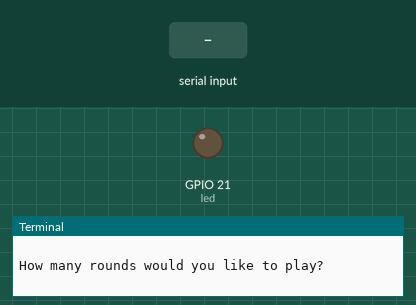
This program was run on a simulated Raspberry Pi (BCM pin numbers). On the bench: output pins drawn as LEDs (lit = HIGH), the last lines printed to the terminal. Dashed ring = blinking. The inputs (shaded band) are chosen by the test bench. Random numbers come from a fixed seed.

Above: at 1.2 s.
1.3 s: "5" typed at the terminal, then Enter
2.8 s: "90" typed at the terminal, then Enter
At 3.4 s:
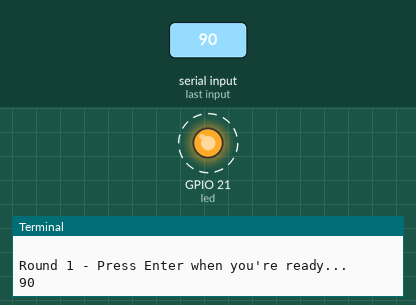
5.8 s: "200" typed at the terminal, then Enter
8.8 s: "1" typed at the terminal, then Enter
At 9.2 s:
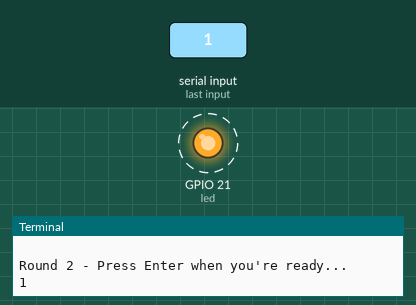
Timing chart, 0 to 12.8 s (numbered marks = the images above; inputs shaded):
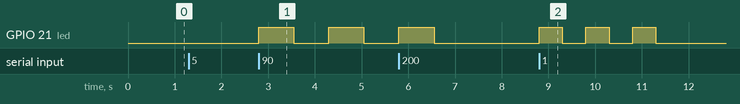

The program:

blink_challenge_game.py
```python
# ==============================================================
#  Techie Track - Blink Challenge Game
# ==============================================================
#  Description : A reaction + memory game using a single LED
#  Hardware    : Raspberry Pi + LED on GPIO 21
#  Gameplay    : LED blinks a random number of times.
#                You guess the number. Score points!
#  Difficulty  : Increases each round with more blinks,
#                faster pace, and higher point values.
# --------------------------------------------------------------
#  Created by  : Dennis McKenzie
#  Version     : 1.0
#  Date        : 04/22/2025
# ==============================================================

from gpiozero import LED
from time import sleep
import random

print("\n" + "="*80)
print("      Techie Track - LED Challenge Game")
print("="*80 + "\n")

# Initialize LED on GPIO 21
led = LED(21)

# Game settings
base_blinks = 3		# starting number of blinks
base_delay = 1.0	# starting delay between blinks (in seconds)
base_points = 10	# starting point value

# Ask for number of rounds
while True:
    try:
        total_rounds = int(input("How many rounds would you like to play? "))
        if total_rounds <= 0:
            raise ValueError
        break
    except ValueError:
        print("Please enter a positive integer.")

score = 0
max_possible = 0

print("\nGet ready to play!\n")

for round_number in range(1, total_rounds + 1):
    input(f"Round {round_number} - Press Enter when you're ready...")

    #Increase difficulty each round
    delay = max(0.1, base_delay - (round_number * 0.25)) # Prevent delay going below 0.1s
    points = base_points * round_number
    max_possible += points

    # Randomize actual number of blinks around the base count
    actual_blinks = random.randint(base_blinks, base_blinks * round_number)

    # Blink the LED
    for _ in range(actual_blinks):
        led.on()
        sleep(delay)
        led.off()
        sleep(delay)

    # Get user's guess
    while True:
        try:
            guess = int(input("How many times did the LED blink? "))
            break
        except ValueError:
            print("Please enter a number.")

    if guess == actual_blinks:
        print(f"Correct! You earn {points} points.\n")
        score += points
    else:
        print(f"Oops! It blinked {actual_blinks} times. No points this round.\n")


print(f"\nGame over! Your final score: {score} out of {max_possible}.")
```

Measured:
- after the input at 2.8 s, GPIO 21 (led): alternates HIGH for 0.75 s and LOW for 0.75 s, starting at once
- after the input at 8.8 s, GPIO 21 (led): alternates HIGH for 0.50 s and LOW for 0.50 s, 6 changes in all, then stays LOW, starting at once
